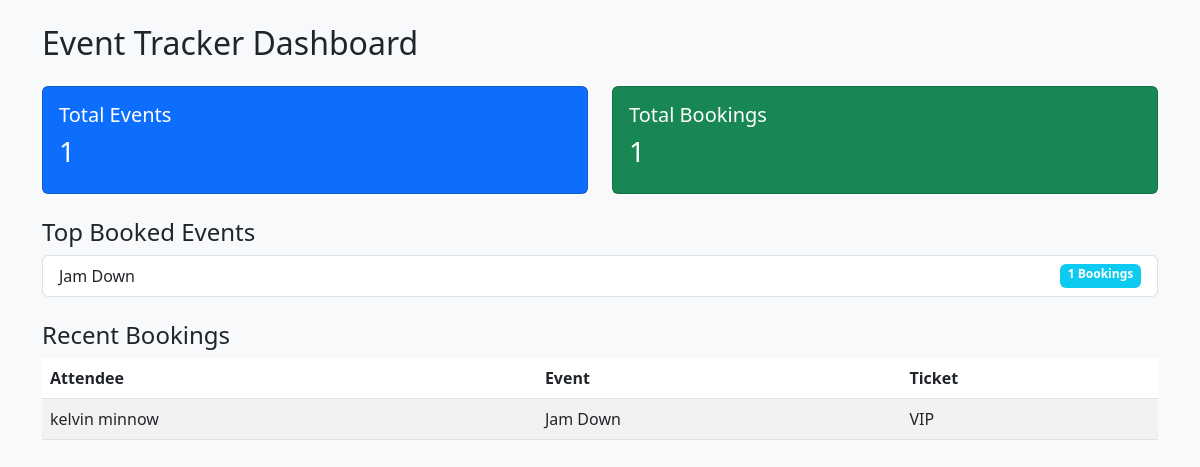
Before: / with the older database file.
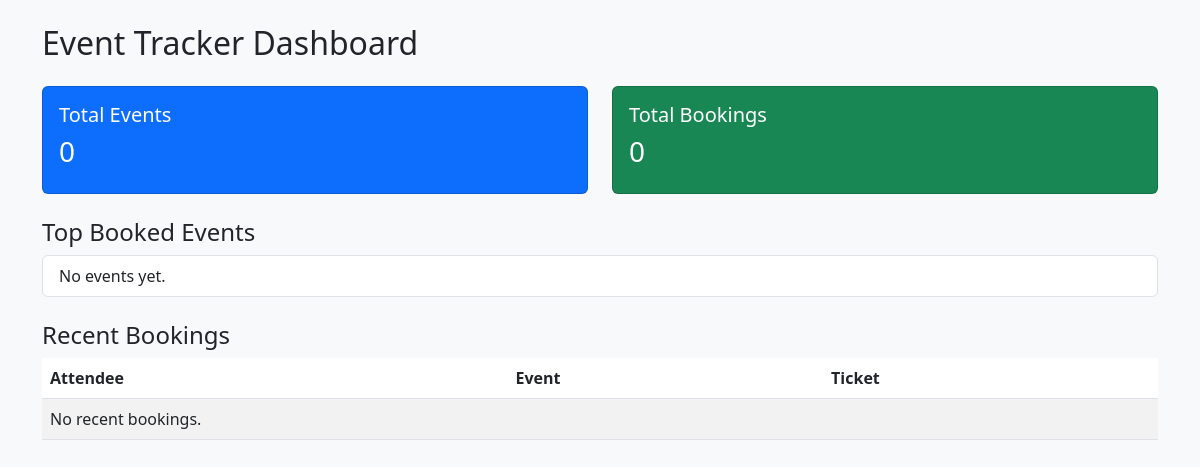
After: the same page with the newer database file.
### events/models.py (models this page shows, shortened)
class EventModel(models.Model):
    title = models.CharField(max_length=50)
    host = models.CharField(max_length=50)
    guest = models.CharField(max_length=50)
    description = models.TextField()
    venue = models.CharField(max_length=50)
    date = models.DateField(default=timezone.now)
    created_at = models.DateTimeField(auto_now_add=True)
    updated_at = models.DateTimeField(auto_now=True)
    image = models.ImageField(upload_to='images/', blank=True, null=True)

class EventBook(models.Model):
    event = models.ForeignKey(EventModel, on_delete=models.CASCADE,
                              related_name='bookings', null=True)
    GENDER_CHOICES = [
        ('female', "Female"),
        ('male', "Male"),
        ('other', 'Other'),
    ]
    TICKET_CHOICES = [
        ('VVIP', 'VVIP'),
        ('VIP', 'VIP'),
        ('REGULAR', 'REGULAR'),
    ]
    first_name = models.CharField(max_length=100)
    last_name = models.CharField(max_length=100)
    gender = models.CharField(max_length=10, choices=GENDER_CHOICES)
    ticket_category = models.CharField(max_length=10, choices=TICKET_CHOICES)

### events/views.py (the view)
# urls.py: path('', views.dashboard, name="dashboard"),
def dashboard(request):
    total_events = EventModel.objects.count()
    total_bookings = EventBook.objects.count()
    top_events = (
        EventModel.objects.annotate(num_bookings=Count('bookings'))
        .order_by('-num_bookings')[:5]
    )
    recent_bookings = EventBook.objects.select_related('event').order_by('-id')[:5]
    context = {
        'total_events': total_events,
        'total_bookings': total_bookings,
        'top_events': top_events,
        'recent_bookings': recent_bookings,
    }
    return render(request, 'events/dashboard.html', context)

### events/templates/events/dashboard.html (shortened to what this page needs)
{% load static %}
<!DOCTYPE html>
<html lang="en">
<head>
    <link href="https://cdn.jsdelivr.net/npm/bootstrap@5.3.0/dist/css/bootstrap.min.css" rel="stylesheet">
</head>
<body class="bg-light">
<div class="container py-4">
    <h2 class="mb-4">Event Tracker Dashboard</h2>
    <div class="row mb-4">
        <div class="col-md-6">
            <div class="card text-white bg-primary">
                <div class="card-body">
                    <h5>Total Events</h5>
                    <h3>{{ total_events }}</h3>
                </div>
            </div>
        </div>
        <div class="col-md-6">
            <div class="card text-white bg-success">
                <div class="card-body">
                    <h5>Total Bookings</h5>
                    <h3>{{ total_bookings }}</h3>
                </div>
            </div>
        </div>
    </div>
    <h4>Top Booked Events</h4>
    <ul class="list-group mb-4">
        {% for event in top_events %}
        <li class="list-group-item d-flex justify-content-between">
            {{ event.title }}
            <span class="badge bg-info">{{ event.num_bookings }} Bookings</span>
        </li>
        {% empty %}
        <li class="list-group-item">No events yet.</li>
        {% endfor %}
    </ul>
    <h4>Recent Bookings</h4>
    <table class="table table-striped">
        <thead>
        <tr>
            <th>Attendee</th>
            <th>Event</th>
            <th>Ticket</th>
        </tr>
        </thead>
        <tbody>
        {% for booking in recent_bookings %}
        <tr>
            <td>{{ booking.first_name }} {{ booking.last_name }}</td>
            <td>{{ booking.event.title }}</td>
            <td>{{ booking.ticket_category }}</td>
        </tr>
        {% empty %}
        <tr><td colspan="3">No recent bookings.</td></tr>
        {% endfor %}
        </tbody>
    </table>
</div>
</body>
</html>

Changed rows visible on the page:
removed EventModel: title "Jam Down", num_bookings "1"
removed EventBook: first_name "kelvin", last_name "minnow", event "Jam Down", ticket_category "VIP"
Other visible differences:
{{ total_events }}: "1" → "0"
{{ total_bookings }}: "1" → "0"
text now shown: "No events yet. No recent bookings."
